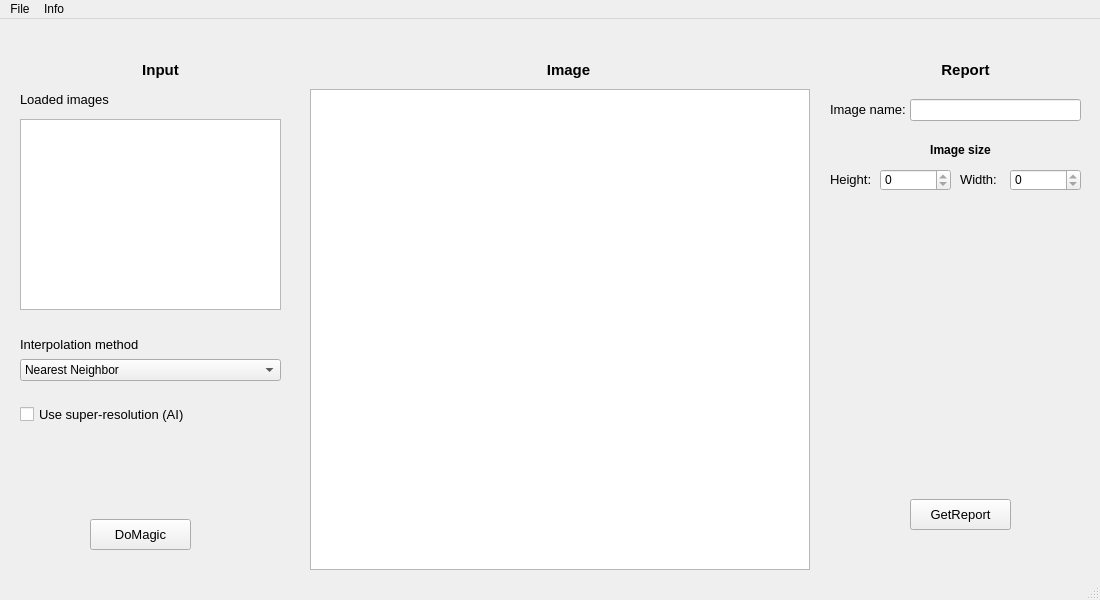
<?xml version="1.0" encoding="UTF-8"?>
<ui version="4.0">
 <class>MainWindow</class>
 <widget class="QMainWindow" name="MainWindow">
  <property name="geometry">
   <rect>
    <x>0</x>
    <y>0</y>
    <width>1100</width>
    <height>600</height>
   </rect>
  </property>
  <property name="minimumSize">
   <size>
    <width>500</width>
    <height>300</height>
   </size>
  </property>
  <property name="font">
   <font>
    <bold>false</bold>
    <underline>false</underline>
    <strikeout>false</strikeout>
   </font>
  </property>
  <property name="windowTitle">
   <string>MainWindow</string>
  </property>
  <property name="windowOpacity">
   <double>1.000000000000000</double>
  </property>
  <property name="documentMode">
   <bool>false</bool>
  </property>
  <widget class="QWidget" name="centralwidget">
   <widget class="QPushButton" name="pushButton">
    <property name="geometry">
     <rect>
      <x>90</x>
      <y>500</y>
      <width>101</width>
      <height>31</height>
     </rect>
    </property>
    <property name="font">
     <font>
      <pointsize>10</pointsize>
      <bold>false</bold>
      <underline>false</underline>
      <strikeout>false</strikeout>
     </font>
    </property>
    <property name="text">
     <string>DoMagic</string>
    </property>
   </widget>
   <widget class="QPushButton" name="pushButton_2">
    <property name="geometry">
     <rect>
      <x>910</x>
      <y>480</y>
      <width>101</width>
      <height>31</height>
     </rect>
    </property>
    <property name="font">
     <font>
      <pointsize>10</pointsize>
      <bold>false</bold>
      <underline>false</underline>
      <strikeout>false</strikeout>
     </font>
    </property>
    <property name="text">
     <string>GetReport</string>
    </property>
   </widget>
   <widget class="QListView" name="listView">
    <property name="geometry">
     <rect>
      <x>20</x>
      <y>100</y>
      <width>261</width>
      <height>191</height>
     </rect>
    </property>
   </widget>
   <widget class="QLabel" name="label">
    <property name="geometry">
     <rect>
      <x>20</x>
      <y>70</y>
      <width>251</width>
      <height>21</height>
     </rect>
    </property>
    <property name="font">
     <font>
      <pointsize>10</pointsize>
      <bold>false</bold>
      <underline>false</underline>
      <strikeout>false</strikeout>
     </font>
    </property>
    <property name="text">
     <string>Loaded images</string>
    </property>
   </widget>
   <widget class="QComboBox" name="comboBox">
    <property name="geometry">
     <rect>
      <x>20</x>
      <y>340</y>
      <width>261</width>
      <height>22</height>
     </rect>
    </property>
    <item>
     <property name="text">
      <string>Nearest Neighbor</string>
     </property>
    </item>
    <item>
     <property name="text">
      <string>Bilinear</string>
     </property>
    </item>
    <item>
     <property name="text">
      <string>Bicubic</string>
     </property>
    </item>
    <item>
     <property name="text">
      <string>Spline</string>
     </property>
    </item>
   </widget>
   <widget class="QLabel" name="label_2">
    <property name="geometry">
     <rect>
      <x>20</x>
      <y>310</y>
      <width>251</width>
      <height>31</height>
     </rect>
    </property>
    <property name="font">
     <font>
      <pointsize>10</pointsize>
      <bold>false</bold>
      <underline>false</underline>
      <strikeout>false</strikeout>
     </font>
    </property>
    <property name="text">
     <string>Interpolation method</string>
    </property>
   </widget>
   <widget class="QCheckBox" name="checkBox">
    <property name="geometry">
     <rect>
      <x>20</x>
      <y>380</y>
      <width>251</width>
      <height>31</height>
     </rect>
    </property>
    <property name="font">
     <font>
      <pointsize>10</pointsize>
      <bold>false</bold>
      <underline>false</underline>
      <strikeout>false</strikeout>
     </font>
    </property>
    <property name="text">
     <string>Use super-resolution (AI)</string>
    </property>
   </widget>
   <widget class="QGraphicsView" name="graphicsView">
    <property name="geometry">
     <rect>
      <x>310</x>
      <y>70</y>
      <width>500</width>
      <height>481</height>
     </rect>
    </property>
   </widget>
   <widget class="QLabel" name="label_3">
    <property name="geometry">
     <rect>
      <x>910</x>
      <y>40</y>
      <width>111</width>
      <height>21</height>
     </rect>
    </property>
    <property name="font">
     <font>
      <pointsize>11</pointsize>
      <bold>true</bold>
      <underline>false</underline>
      <strikeout>false</strikeout>
      <kerning>true</kerning>
     </font>
    </property>
    <property name="layoutDirection">
     <enum>Qt::LayoutDirection::LeftToRight</enum>
    </property>
    <property name="text">
     <string>Report</string>
    </property>
    <property name="alignment">
     <set>Qt::AlignmentFlag::AlignCenter</set>
    </property>
   </widget>
   <widget class="QLabel" name="label_4">
    <property name="geometry">
     <rect>
      <x>110</x>
      <y>40</y>
      <width>101</width>
      <height>21</height>
     </rect>
    </property>
    <property name="font">
     <font>
      <pointsize>11</pointsize>
      <bold>true</bold>
      <underline>false</underline>
      <strikeout>false</strikeout>
     </font>
    </property>
    <property name="text">
     <string>Input</string>
    </property>
    <property name="alignment">
     <set>Qt::AlignmentFlag::AlignCenter</set>
    </property>
   </widget>
   <widget class="QLabel" name="label_5">
    <property name="geometry">
     <rect>
      <x>528</x>
      <y>40</y>
      <width>81</width>
      <height>21</height>
     </rect>
    </property>
    <property name="font">
     <font>
      <pointsize>11</pointsize>
      <bold>true</bold>
      <underline>false</underline>
      <strikeout>false</strikeout>
     </font>
    </property>
    <property name="text">
     <string>Image</string>
    </property>
    <property name="alignment">
     <set>Qt::AlignmentFlag::AlignCenter</set>
    </property>
   </widget>
   <widget class="QLabel" name="label_6">
    <property name="geometry">
     <rect>
      <x>830</x>
      <y>80</y>
      <width>81</width>
      <height>21</height>
     </rect>
    </property>
    <property name="font">
     <font>
      <pointsize>10</pointsize>
      <bold>false</bold>
      <underline>false</underline>
      <strikeout>false</strikeout>
     </font>
    </property>
    <property name="text">
     <string>Image name:</string>
    </property>
   </widget>
   <widget class="QLineEdit" name="fileNameField">
    <property name="geometry">
     <rect>
      <x>910</x>
      <y>80</y>
      <width>171</width>
      <height>22</height>
     </rect>
    </property>
   </widget>
   <widget class="QLabel" name="label_7">
    <property name="geometry">
     <rect>
      <x>920</x>
      <y>120</y>
      <width>81</width>
      <height>21</height>
     </rect>
    </property>
    <property name="font">
     <font>
      <pointsize>9</pointsize>
      <bold>true</bold>
      <underline>false</underline>
      <strikeout>false</strikeout>
     </font>
    </property>
    <property name="text">
     <string>Image size</string>
    </property>
    <property name="alignment">
     <set>Qt::AlignmentFlag::AlignCenter</set>
    </property>
   </widget>
   <widget class="QLabel" name="label_8">
    <property name="geometry">
     <rect>
      <x>830</x>
      <y>150</y>
      <width>131</width>
      <height>21</height>
     </rect>
    </property>
    <property name="font">
     <font>
      <pointsize>10</pointsize>
      <bold>false</bold>
      <underline>false</underline>
      <strikeout>false</strikeout>
     </font>
    </property>
    <property name="text">
     <string>Height:</string>
    </property>
   </widget>
   <widget class="QLabel" name="label_9">
    <property name="geometry">
     <rect>
      <x>960</x>
      <y>150</y>
      <width>131</width>
      <height>21</height>
     </rect>
    </property>
    <property name="font">
     <font>
      <pointsize>10</pointsize>
      <bold>false</bold>
      <underline>false</underline>
      <strikeout>false</strikeout>
     </font>
    </property>
    <property name="text">
     <string>Width:</string>
    </property>
   </widget>
   <widget class="QSpinBox" name="spinBox">
    <property name="geometry">
     <rect>
      <x>880</x>
      <y>150</y>
      <width>71</width>
      <height>22</height>
     </rect>
    </property>
    <property name="readOnly">
     <bool>true</bool>
    </property>
    <property name="maximum">
     <number>200000</number>
    </property>
   </widget>
   <widget class="QSpinBox" name="spinBox_2">
    <property name="geometry">
     <rect>
      <x>1010</x>
      <y>150</y>
      <width>71</width>
      <height>22</height>
     </rect>
    </property>
    <property name="readOnly">
     <bool>true</bool>
    </property>
    <property name="maximum">
     <number>200000</number>
    </property>
   </widget>
   <widget class="QWidget" name="widget" native="true">
    <property name="geometry">
     <rect>
      <x>820</x>
      <y>40</y>
      <width>271</width>
      <height>511</height>
     </rect>
    </property>
   </widget>
  </widget>
  <widget class="QMenuBar" name="menubar">
   <property name="geometry">
    <rect>
     <x>0</x>
     <y>0</y>
     <width>1100</width>
     <height>22</height>
    </rect>
   </property>
   <widget class="QMenu" name="menuFile">
    <property name="title">
     <string>File</string>
    </property>
    <addaction name="actionOpen_Image"/>
    <addaction name="separator"/>
    <addaction name="actionExit"/>
    <addaction name="separator"/>
   </widget>
   <widget class="QMenu" name="menuInfo">
    <property name="title">
     <string>Info</string>
    </property>
    <addaction name="actionAbout"/>
   </widget>
   <addaction name="menuFile"/>
   <addaction name="menuInfo"/>
  </widget>
  <widget class="QStatusBar" name="statusbar"/>
  <action name="actionOpen_Image">
   <property name="text">
    <string>Open Image...</string>
   </property>
  </action>
  <action name="actionExit">
   <property name="text">
    <string>Exit</string>
   </property>
  </action>
  <action name="actionAbout">
   <property name="text">
    <string>About</string>
   </property>
   <property name="font">
    <font>
     <pointsize>9</pointsize>
    </font>
   </property>
   <property name="autoRepeat">
    <bool>false</bool>
   </property>
   <property name="visible">
    <bool>true</bool>
   </property>
  </action>
  <action name="actionNew_Report">
   <property name="text">
    <string>New Report</string>
   </property>
  </action>
 </widget>
 <resources/>
 <connections/>
</ui>
